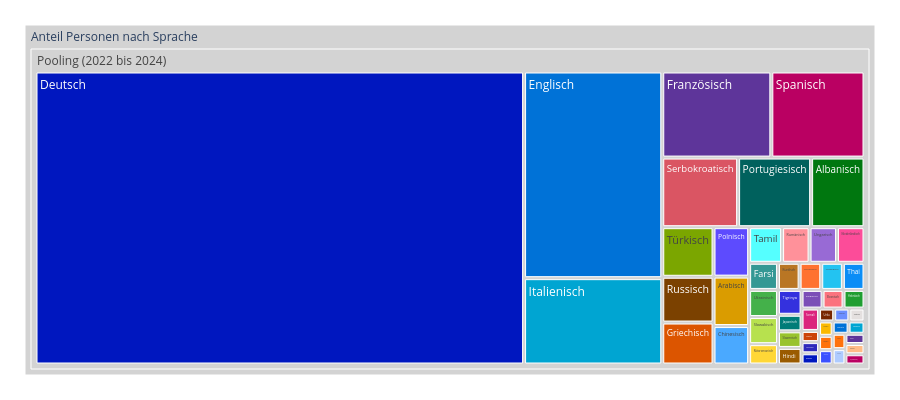

The code cell stored with this chart in its notebook:
### Code cell
treeMap2 = mypy_dv.plot_px_treemap(
    data=data2betested.reset_index()
    ,levels=['Zeitraum', 'Sprache']
    ,values="AntBev"
    ,color="Sprache"
    #, color_continuous_scale='Blues'
    ,color_discrete_map=farben_dict_zc
    ,height=400
    ,width=900               
    #,margin_val_bottom=25
    ,myHeaderTitle="Anteil Personen nach Sprache"
)
treeMap2

### Figure 1 — Plotly figure (JSON) as saved in the notebook; plotly's stock layout.template omitted (floating-point values rounded to 4 significant figures)
{"data": [{"branchvalues": "total", "customdata": [["Chinesisch"], ["Türkisch"], ["Farsi"], ["Ukrainisch"], ["Slowakisch"], ["Rumänisch"], ["Polnisch"], ["Französisch"], ["Albanisch"], ["Tagalog"], ["Amharisch"], ["Japanisch"], ["Slowenisch"], ["Bangala"], ["Englisch"], ["Rätoromanisch"], ["Serbokroatisch"], ["Arabisch"], ["Russisch"], ["Tamil"], ["Urdu"], ["Kurdisch"], ["Vietnamesisch"], ["Tschechisch"], ["Tibetisch"], ["Hindi"], ["Ungarisch"], ["Finnisch"], ["Bulgarisch"], ["Italienisch"], ["Dänisch"], ["Luxemburgisch"], ["Paschto"], ["Bosnisch"], ["Koreanisch"], ["Schwedisch"], ["Portugiesisch"], ["Bengalisch"], ["Spanisch"], ["Griechisch"], ["Niederländisch"], ["Thai"], ["Mazedonisch"], ["Litauisch"], ["Deutsch"], ["Katalanisch"], ["Hebräisch"], ["Somali"], ["Tigrinya"], ["Yue (Kantonesisch)"], ["(?)"], ["(?)"]], "domain": {"x": [0, 1], "y": [0, 1]}, "hovertemplate": "%{label}<br><br>Anzahl:<br>%{value}<extra></extra>", "ids": ["Anteil Personen nach Sprache/Pooling (2022 bis 2024)/Chinesisch", "Anteil Personen nach Sprache/Pooling (2022 bis 2024)/Türkisch", "Anteil Personen nach Sprache/Pooling (2022 bis 2024)/Farsi", "Anteil Personen nach Sprache/Pooling (2022 bis 2024)/Ukrainisch", "Anteil Personen nach Sprache/Pooling (2022 bis 2024)/Slowakisch", "Anteil Personen nach Sprache/Pooling (2022 bis 2024)/Rumänisch", "Anteil Personen nach Sprache/Pooling (2022 bis 2024)/Polnisch", "Anteil Personen nach Sprache/Pooling (2022 bis 2024)/Französisch", "Anteil Personen nach Sprache/Pooling (2022 bis 2024)/Albanisch", "Anteil Personen nach Sprache/Pooling (2022 bis 2024)/Tagalog", "Anteil Personen nach Sprache/Pooling (2022 bis 2024)/Amharisch", "Anteil Personen nach Sprache/Pooling (2022 bis 2024)/Japanisch", "Anteil Personen nach Sprache/Pooling (2022 bis 2024)/Slowenisch", "Anteil Personen nach Sprache/Pooling (2022 bis 2024)/Bangala", "Anteil Personen nach Sprache/Pooling (2022 bis 2024)/Englisch", "Anteil Personen nach Sprache/Pooling (2022 bis 2024)/Rätoromanisch", "Anteil Personen nach Sprache/Pooling (2022 bis 2024)/Serbokroatisch", "Anteil Personen nach Sprache/Pooling (2022 bis 2024)/Arabisch", "Anteil Personen nach Sprache/Pooling (2022 bis 2024)/Russisch", "Anteil Personen nach Sprache/Pooling (2022 bis 2024)/Tamil", "Anteil Personen nach Sprache/Pooling (2022 bis 2024)/Urdu", "Anteil Personen nach Sprache/Pooling (2022 bis 2024)/Kurdisch", "Anteil Personen nach Sprache/Pooling (2022 bis 2024)/Vietnamesisch", "Anteil Personen nach Sprache/Pooling (2022 bis 2024)/Tschechisch", "Anteil Personen nach Sprache/Pooling (2022 bis 2024)/Tibetisch", "Anteil Personen nach Sprache/Pooling (2022 bis 2024)/Hindi", "Anteil Personen nach Sprache/Pooling (2022 bis 2024)/Ungarisch", "Anteil Personen nach Sprache/Pooling (2022 bis 2024)/Finnisch", "Anteil Personen nach Sprache/Pooling (2022 bis 2024)/Bulgarisch", "Anteil Personen nach Sprache/Pooling (2022 bis 2024)/Italienisch", "Anteil Personen nach Sprache/Pooling (2022 bis 2024)/Dänisch", "Anteil Personen nach Sprache/Pooling (2022 bis 2024)/Luxemburgisch", "Anteil Personen nach Sprache/Pooling (2022 bis 2024)/Paschto", "Anteil Personen nach Sprache/Pooling (2022 bis 2024)/Bosnisch", "Anteil Personen nach Sprache/Pooling (2022 bis 2024)/Koreanisch", "Anteil Personen nach Sprache/Pooling (2022 bis 2024)/Schwedisch", "Anteil Personen nach Sprache/Pooling (2022 bis 2024)/Portugiesisch", "Anteil Personen nach Sprache/Pooling (2022 bis 2024)/Bengalisch", "Anteil Personen nach Sprache/Pooling (2022 bis 2024)/Spanisch", "Anteil Personen nach Sprache/Pooling (2022 bis 2024)/Griechisch", "Anteil Personen nach Sprache/Pooling (2022 bis 2024)/Niederländisch", "Anteil Personen nach Sprache/Pooling (2022 bis 2024)/Thai", "Anteil Personen nach Sprache/Pooling (2022 bis 2024)/Mazedonisch", "Anteil Personen nach Sprache/Pooling (2022 bis 2024)/Litauisch", "Anteil Personen nach Sprache/Pooling (2022 bis 2024)/Deutsch", "Anteil Personen nach Sprache/Pooling (2022 bis 2024)/Katalanisch", "Anteil Personen nach Sprache/Pooling (2022 bis 2024)/Hebräisch", "Anteil Personen nach Sprache/Pooling (2022 bis 2024)/Somali", "Anteil Personen nach Sprache/Pooling (2022 bis 2024)/Tigrinya", "Anteil Personen nach Sprache/Pooling (2022 bis 2024)/Yue (Kantonesisch)", "Anteil Personen nach Sprache/Pooling (2022 bis 2024)", "Anteil Personen nach Sprache"], "labels": ["Chinesisch", "Türkisch", "Farsi", "Ukrainisch", "Slowakisch", "Rumänisch", "Polnisch", "Französisch", "Albanisch", "Tagalog", "Amharisch", "Japanisch", "Slowenisch", "Bangala", "Englisch", "Rätoromanisch", "Serbokroatisch", "Arabisch", "Russisch", "Tamil", "Urdu", "Kurdisch", "Vietnamesisch", "Tschechisch", "Tibetisch", "Hindi", "Ungarisch", "Finnisch", "Bulgarisch", "Italienisch", "Dänisch", "Luxemburgisch", "Paschto", "Bosnisch", "Koreanisch", "Schwedisch", "Portugiesisch", "Bengalisch", "Spanisch", "Griechisch", "Niederländisch", "Thai", "Mazedonisch", "Litauisch", "Deutsch", "Katalanisch", "Hebräisch", "Somali", "Tigrinya", "Yue (Kantonesisch)", "Pooling (2022 bis 2024)", "Anteil Personen nach Sprache"], "marker": {"colors": ["#4AA9FF", "#7BA600", "#349894", "#44B14A", "#B7E14E", "#FF919A", "#5D4BFE", "#5E359A", "#00770F", "#CC4309", "#2F2ABB", "#007C78", "#99C32E", "#0017BF", "#0072D7", "#FFD736", "#DA5563", "#DA9C00", "#7B4100", "#55FFFF", "#782600", "#B97624", "#6B8EFF", "#FF7231", "#E4E0DF", "#9A5B01", "#986AD5", "#FBB900", "#7B4FB7", "#00A5D2", "#FF720C", "#3B51FF", "#0072D7", "#FB737E", "#00A5D2", "#23C3F1", "#00615D", "#FF720C", "#BA0062", "#DC5500", "#FC4C99", "#0A8DF6", "#AECBFF", "#5E359A", "#0017BF", "#FFBC88", "#1F9E31", "#DB247D", "#3431DE", "#BA0062", "lightgrey", "lightgrey"]}, "name": "", "parents": ["Anteil Personen nach Sprache/Pooling (2022 bis 2024)", "Anteil Personen nach Sprache/Pooling (2022 bis 2024)", "Anteil Personen nach Sprache/Pooling (2022 bis 2024)", "Anteil Personen nach Sprache/Pooling (2022 bis 2024)", "Anteil Personen nach Sprache/Pooling (2022 bis 2024)", "Anteil Personen nach Sprache/Pooling (2022 bis 2024)", "Anteil Personen nach Sprache/Pooling (2022 bis 2024)", "Anteil Personen nach Sprache/Pooling (2022 bis 2024)", "Anteil Personen nach Sprache/Pooling (2022 bis 2024)", "Anteil Personen nach Sprache/Pooling (2022 bis 2024)", "Anteil Personen nach Sprache/Pooling (2022 bis 2024)", "Anteil Personen nach Sprache/Pooling (2022 bis 2024)", "Anteil Personen nach Sprache/Pooling (2022 bis 2024)", "Anteil Personen nach Sprache/Pooling (2022 bis 2024)", "Anteil Personen nach Sprache/Pooling (2022 bis 2024)", "Anteil Personen nach Sprache/Pooling (2022 bis 2024)", "Anteil Personen nach Sprache/Pooling (2022 bis 2024)", "Anteil Personen nach Sprache/Pooling (2022 bis 2024)", "Anteil Personen nach Sprache/Pooling (2022 bis 2024)", "Anteil Personen nach Sprache/Pooling (2022 bis 2024)", "Anteil Personen nach Sprache/Pooling (2022 bis 2024)", "Anteil Personen nach Sprache/Pooling (2022 bis 2024)", "Anteil Personen nach Sprache/Pooling (2022 bis 2024)", "Anteil Personen nach Sprache/Pooling (2022 bis 2024)", "Anteil Personen nach Sprache/Pooling (2022 bis 2024)", "Anteil Personen nach Sprache/Pooling (2022 bis 2024)", "Anteil Personen nach Sprache/Pooling (2022 bis 2024)", "Anteil Personen nach Sprache/Pooling (2022 bis 2024)", "Anteil Personen nach Sprache/Pooling (2022 bis 2024)", "Anteil Personen nach Sprache/Pooling (2022 bis 2024)", "Anteil Personen nach Sprache/Pooling (2022 bis 2024)", "Anteil Personen nach Sprache/Pooling (2022 bis 2024)", "Anteil Personen nach Sprache/Pooling (2022 bis 2024)", "Anteil Personen nach Sprache/Pooling (2022 bis 2024)", "Anteil Personen nach Sprache/Pooling (2022 bis 2024)", "Anteil Personen nach Sprache/Pooling (2022 bis 2024)", "Anteil Personen nach Sprache/Pooling (2022 bis 2024)", "Anteil Personen nach Sprache/Pooling (2022 bis 2024)", "Anteil Personen nach Sprache/Pooling (2022 bis 2024)", "Anteil Personen nach Sprache/Pooling (2022 bis 2024)", "Anteil Personen nach Sprache/Pooling (2022 bis 2024)", "Anteil Personen nach Sprache/Pooling (2022 bis 2024)", "Anteil Personen nach Sprache/Pooling (2022 bis 2024)", "Anteil Personen nach Sprache/Pooling (2022 bis 2024)", "Anteil Personen nach Sprache/Pooling (2022 bis 2024)", "Anteil Personen nach Sprache/Pooling (2022 bis 2024)", "Anteil Personen nach Sprache/Pooling (2022 bis 2024)", "Anteil Personen nach Sprache/Pooling (2022 bis 2024)", "Anteil Personen nach Sprache/Pooling (2022 bis 2024)", "Anteil Personen nach Sprache/Pooling (2022 bis 2024)", "Anteil Personen nach Sprache", ""], "root": {"color": "grey"}, "type": "treemap", "values": [0.7, 1.3, 0.4, 0.4, 0.4, 0.5, 0.9, 4.8, 1.9, 0.1, 0.1, 0.2, 0.2, 0.1, 14.6, 0.3, 2.7, 0.9, 1.2, 0.6, 0.1, 0.3, 0.1, 0.3, 0.1, 0.2, 0.5, 0.1, 0.2, 6.1, 0.1, 0.1, 0.1, 0.2, 0.1, 0.3, 2.6, 0.1, 4.1, 1.1, 0.5, 0.3, 0.1, 0.1, 73.2, 0.1, 0.2, 0.2, 0.3, 0.1, 124.2, 124.2]}], "layout": {"height": 400, "legend": {"tracegroupgap": 0}, "margin": {"b": 25, "l": 25, "r": 25, "t": 25}, "width": 900}}
